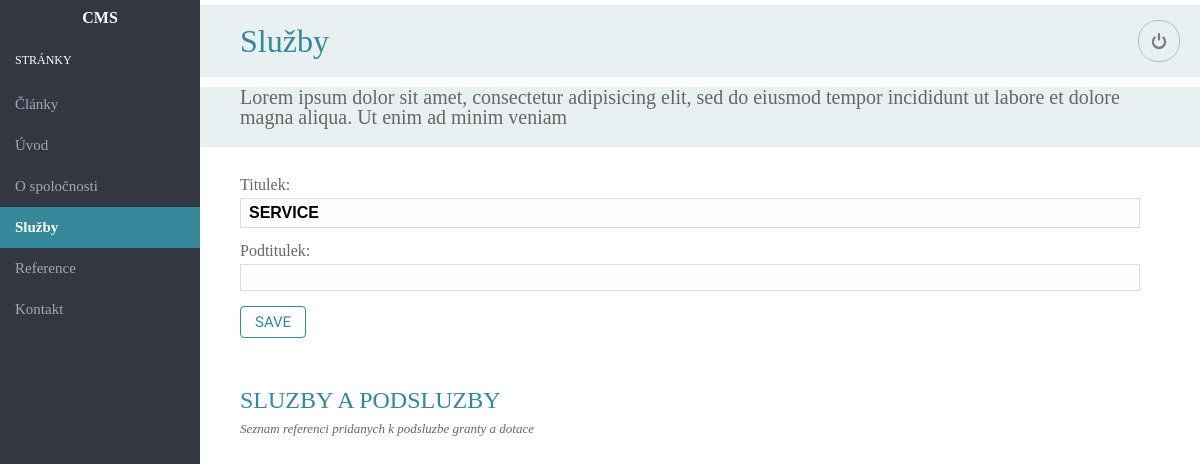
Page /pbl/admin/page-services.php on the earlier database version.
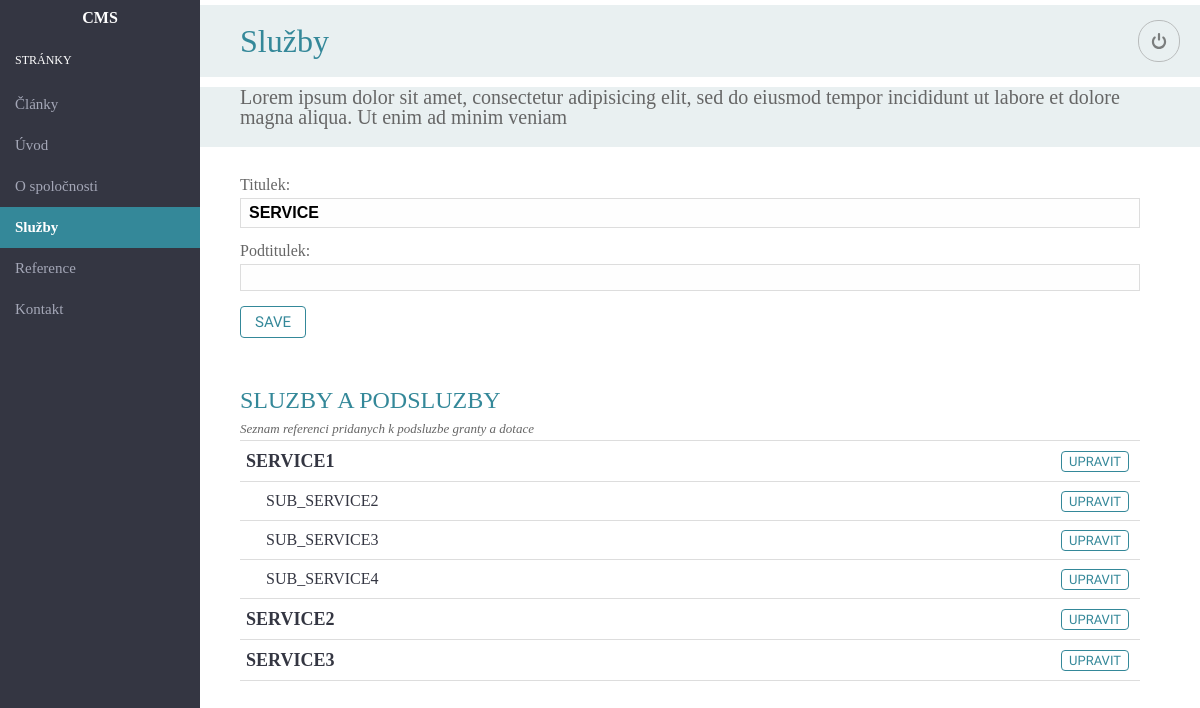
Same page on the later database version.
### tables this page shows
CREATE TABLE IF NOT EXISTS `services` (
      `ID` mediumint(9) NOT NULL AUTO_INCREMENT,
      `title` varchar(250) NOT NULL,
      `subtitle` varchar(500) NOT NULL,
      `content` TEXT,
      `subservice` BOOLEAN,
      `page_id` mediumint(9) NOT NULL,
      PRIMARY KEY (`ID`),
      FOREIGN KEY (`page_id`) REFERENCES pageServices(`ID`)
    );

### pbl/admin/scripts/datahandler.php (called while the page is built, shortened)
<?php
function data_handler($page,$dbaction,$dataid){
  require_once('config.php');
  $res = connect();
  $action = $dbaction;
  $title_set = isset($_POST['title']) ? $_POST['title'] : '';
  $subtitle_set = isset($_POST['subtitle']) ? $_POST['subtitle'] : '';
  $content_set = isset($_POST['content']) ? $_POST['content'] : '';
  $id_set = isset($_POST['id']) ? $_POST['id'] : '';
  $subject_set = isset($_POST['subject']) ? $_POST['subject'] : '';
  $client_set = isset($_POST['client']) ? $_POST['client'] : '';
  $price_set = isset($_POST['price']) ? $_POST['price'] : '';
  $costs_set= isset($_POST['costs']) ? $_POST['costs'] : '';
  $pd_set = isset($_POST['pd']) ? $_POST['pd'] : '';
  $investition_set = isset($_POST['investition']) ? $_POST['investition'] : '';
  $email_set = isset($_POST['email']) ? $_POST['email'] : '';
  $mobile_set = isset($_POST['mobile']) ? $_POST['mobile'] : '';
  $company_set = isset($_POST['company']) ? $_POST['company'] : '';
  $address_set = isset($_POST['address']) ? $_POST['address'] : '';
  $psc_city_set = isset($_POST['psc_city']) ? $_POST['psc_city'] : '';
  $ic_set = isset($_POST['ic']) ? $_POST['ic'] : '';
  $dic_set = isset($_POST['dic']) ? $_POST['dic'] : '';
  $page_name = $page;
  switch($page_name){
      case "service":
        if (strcmp($action, "select") == 0){
              if ($dataid != ''){
                  $sql = "SELECT * FROM services WHERE ID = '$dataid'";
              }
               else {
                  $sql = "SELECT * FROM services";
               }
              $result = mysqli_query($res,$sql) or die ("Unable to LOAD data!");
              return $result;
        }
        break;
      case "page_services":
           if (strcmp($action, "select") == 0){
              $sql = "SELECT * FROM pageservices";
              $result = mysqli_query($res,$sql) or die ("Unable to SELECT page services content!");
              return $result;
          }
          break;
  }
}

### pbl/admin/scripts/config.php (called while the page is built, shortened)
<?php
 function test_input($data) {
   $data = trim($data);
   $data = stripslashes($data);
   $data = str_replace(array("\r","\n"),"",$data);
   return $data;
}
?>

### pbl/admin/page-services.php (the view, shortened to what this page needs)
<?php
require_once('scripts/datahandler.php');
function getServices(){
	$result = data_handler("service","select",'');
	while($row = mysqli_fetch_array($result)){
		$id = $row['ID'];
	  	$title = $row['title'];
	  	$subservice = $row['subservice'];
	 	if ($subservice){
	 		echo '<tr class="child">';
		}
	 	else {
	 		echo '<tr class="parent">';
	 	}
	  	echo '	<td><h3>'.$title.'</h3></td>
				<td align="right"><a class="button small blue" href="http://localhost/cmstest/pbl/admin/service-detail.php?edit='. $id .'">Upravit</a></td>
				</tr>';
	 }
}
if (isset($_POST['submit'])){
	require_once('scripts/datahandler.php');
	$name="page_services";
	$action="update";
	data_handler($name,$action,5);
}
	else {
		require_once('scripts/datahandler.php');
		$name="page_services";
		$action="select";
		$result_select = data_handler($name,$action,5);
		while($row = mysqli_fetch_array($result_select)){
            $title = $row['title'];
	    }
	}
?>
<!DOCTYPE html>
<html>
<?php include 'meta.php'; ?>
<body>
<?php include 'navigation.php'; ?>
<div id="content">
	<h1>Služby</h1>
	<p class="perex">
	Lorem ipsum dolor sit amet, consectetur adipisicing elit, sed do eiusmod
	tempor incididunt ut labore et dolore magna aliqua. Ut enim ad minim veniam
	</p>
	<form method="POST" action="">
	<div class="form-basic">
		<div class="form-group">
			<label>Titulek:</label>
			<input type="text" class="form-ctrl title" <?php echo 'value="'.$title.'"'; ?> name="title" id="title">
		</div>
		<div class="form-group">
			<label>Podtitulek:</label>
			<input type="text" class="form-ctrl subtitle" name="subtitle" <?php  ?> id="subtitle">
		</div>
		<button class="btn btn-submit" id="btn" data-id="about" name="submit">Save</button>
	</div>
	</form>
	<section>
		<h2>Sluzby a podsluzby</h2>
		<p class="info">Seznam referenci pridanych k podsluzbe granty a dotace</p>
		<table>
			<?php getServices();  ?>
		</table>
	</section>
</div>
</body>
</html>

Differences in the rows shown:
added services: title "SERVICE1"
added services: title "SUB_SERVICE2"
added services: title "SUB_SERVICE3"
added services: title "SUB_SERVICE4"
added services: title "SERVICE2"
added services: title "SERVICE3"
